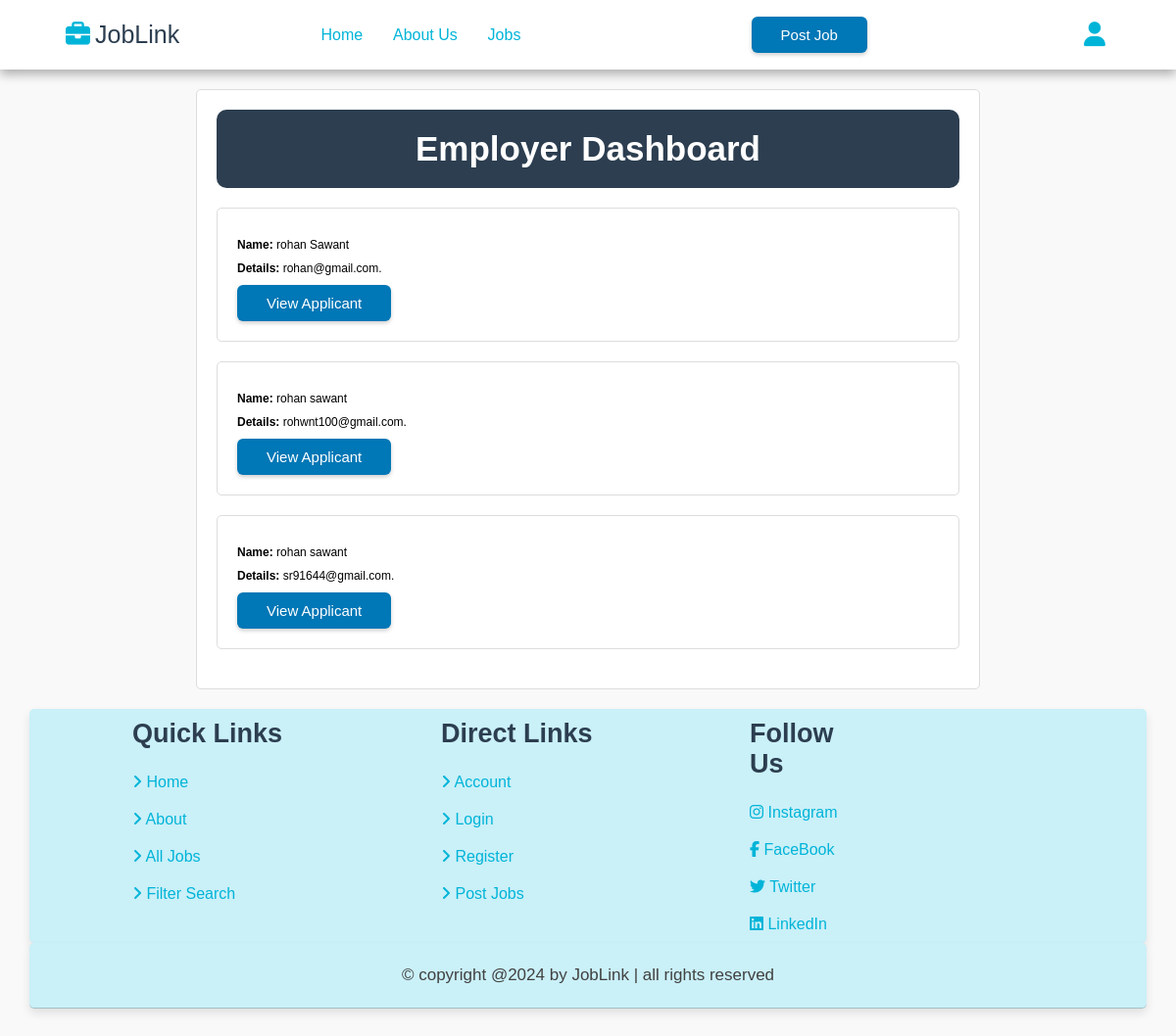
The app's page /emp_dashboard/ (signed in) with its own data.
### job/models.py (models this page shows)
class Apply(models.Model):
    job_id = models.ForeignKey(Postjob, on_delete=models.CASCADE,null=True)
    applicant_id = models.ForeignKey(User, on_delete=models.CASCADE, null=True)
    first_name = models.CharField(max_length=20)
    last_name = models.CharField(max_length=20)
    email = models.EmailField(max_length=50)
    phone = models.CharField(max_length=10)
    location = models.CharField(max_length=30)
    job_title = models.CharField(max_length=30)
    company_name = models.CharField(max_length=30)
    experience = models.TextField(max_length=200)
    resume = models.FileField(upload_to='resumes/')

### job/views.py (the view)
# urls.py: path('emp_dashboard/', views.emp_dashboard, name='emp_dashboard'),
def emp_dashboard(request):
    id = Emp_account.objects.get(user=request.user)
    print(">>>>>>>", id, id.id)
    postjob_queryset = Postjob.objects.filter(employer=id)
    postjob_ids = postjob_queryset.values_list("id", flat=True)
    print("postjob_ids : ",postjob_ids)
    applicants = Apply.objects.filter(job_id__in=postjob_ids)  # Fetch all applicants
    print("applicant : ", applicants)
    return render(request, "emp_dashboard.html", {"applicants": applicants})

### templates/emp_dashboard.html (shortened to what this page needs)
{%extends "base.html"%}
{% load static %}
{% block content %}
<div class="container">
    <h1 class="heading-title">Employer Dashboard</h1>
    <ul class="job-list">
        {% for job in applicants %}
        <li class="job-item">
            <p><strong>Name:</strong> {{ job.first_name}} {{job.last_name }}</p>
            <p><strong>Details: </strong> {{ job.email }}.</p>
            <a href="{% url 'applicant' applicant_id=job.id %}" class="btn1" style="margin-top: 0;">View Applicant</a>
        </li>
        {% empty %}
        <li>No jobs available</li>
        {% endfor %}
    </ul>
</div>
{% endblock %}

### static/style.css (style rules this page uses)
:root { --main-color: #0077b6; --red: rgb(233, 0, 0); --light-color: #00B4D8; --black: #2c3e50; --light-bg: #eaf4f4; --white: white; --box-shadow: 0 .5rem 1rem rgba(0, 0, 0, .1); --border: .1rem solid rgba(0, 0, 0, .2); }
* { margin: 0; padding: 0; box-sizing: border-box; text-decoration: none; outline: none; border: none; }
html { font-size: 62.5%; overflow-x: hidden; }
body { background-color: var(--light-bg); }

### templates/emp_dashboard.html (style rules this page uses)
.heading-title { background-color: var(--black); color: var(--white); text-align: center; padding: 2rem 2rem; font-size: 3.5rem; border-radius: 10px; }
body { font-family: Arial, sans-serif; margin: 0; padding: 0; background-color: #f9f9f9; }
.container { max-width: 800px; margin: 20px auto; padding: 20px; background-color: #fff; border: 1px solid #ddd; border-radius: 5px; }
h1 { text-align: center; margin-bottom: 20px; font-size: 2.5rem; }
.job-list { list-style: none; padding: 0; margin: 0; }
.job-item { border: 1px solid #ddd; margin-bottom: 20px; padding: 20px; border-radius: 5px; background-color: #fff; }
.job-item p { margin: 10px 0; font-size: 1.2rem; }
.job-item p strong { font-weight: bold; }
.btn1 { margin-top: 1rem; display: inline-block; padding: 1rem 3rem; font-size: 1.5rem; color: var(--white); background-color: var(--main-color); border-radius: .6rem; text-align: center; box-shadow: 0px 2px 4px rgba(0, 0, 0, 0.2); }

### records on screen
Apply: first_name "rohan", last_name "Sawant", email "rohan@gmail.com"
Apply: first_name "rohan", last_name "sawant", email "rohwnt100@gmail.com"
Apply: first_name "rohan", last_name "sawant", email "sr91644@gmail.com"
